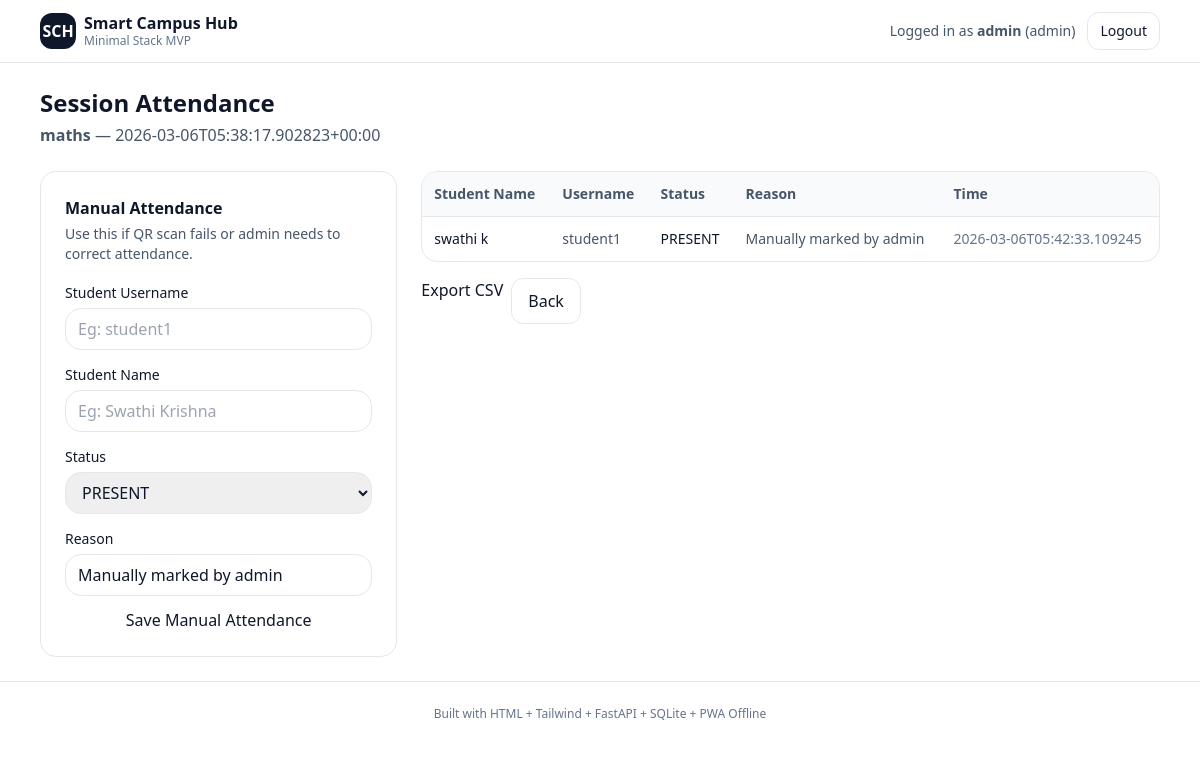
The app's page /admin/attendance/session/dbf6e5f9-a04e-4ebd-8d57-a05784db1bdd (signed in) with its own data.
### tables this page shows
CREATE TABLE attendance_sessions (
          id TEXT PRIMARY KEY,
          class_name TEXT NOT NULL,
          start_iso TEXT NOT NULL,
          end_iso TEXT NOT NULL,
          created_iso TEXT NOT NULL,
          token TEXT NOT NULL,
          center_lat REAL NOT NULL,
          center_lng REAL NOT NULL,
          radius_m REAL NOT NULL
        );

CREATE TABLE attendance_marks (
          id INTEGER PRIMARY KEY AUTOINCREMENT,
          session_id TEXT NOT NULL,
          student_username TEXT NOT NULL,
          student_name TEXT NOT NULL,
          status TEXT NOT NULL,
          reason TEXT,
          marked_iso TEXT NOT NULL
        );

### main.py (the view)
@app.get("/admin/attendance/session/{session_id}")
def admin_session_detail(request: Request, session_id: str):
    u = require_role(request, "admin")
    sess = db.get_session(session_id)
    if not sess:
        raise HTTPException(status_code=404, detail="Session not found")
    marks = db.list_marks_for_session(session_id)
    return templates.TemplateResponse(
        "admin_sessions_detail.html",
        {
            "request": request,
            "user": u,
            "sess": sess,
            "marks": marks
        }
    )

### templates/admin_sessions_detail.html (shortened to what this page needs)
{% extends "layout.html" %}
{% block content %}
<h1 class="text-2xl font-semibold">Session Attendance</h1>
<p class="text-slate-600 mt-1"><b>{{ sess.class_name }}</b> — {{ sess.created_iso }}</p>
<div class="grid lg:grid-cols-3 gap-6 mt-6">
  <div class="rounded-2xl border p-6">
    <h2 class="font-semibold">Manual Attendance</h2>
    <p class="text-sm text-slate-600 mt-1">Use this if QR scan fails or admin needs to correct attendance.</p>
    <form method="post" action="/admin/attendance/session/{{ sess.id }}/manual-mark" class="mt-4 grid gap-3">
      <div>
        <label class="text-sm font-medium">Student Username</label>
        <input
          type="text"
          name="student_username"
          class="mt-1 w-full rounded-2xl border px-3 py-2"
          placeholder="Eg: student1"
          required
        >
      </div>
      <div>
        <label class="text-sm font-medium">Student Name</label>
        <input
          type="text"
          name="student_name"
          class="mt-1 w-full rounded-2xl border px-3 py-2"
          placeholder="Eg: Swathi Krishna"
          required
        >
      </div>
      <div>
        <label class="text-sm font-medium">Status</label>
        <select name="status" class="mt-1 w-full rounded-2xl border px-3 py-2" required>
          <option value="PRESENT">PRESENT</option>
        </select>
      </div>
      <div>
        <label class="text-sm font-medium">Reason</label>
        <input
          type="text"
          name="reason"
          class="mt-1 w-full rounded-2xl border px-3 py-2"
          placeholder="Eg: Manual correction by staff"
          value="Manually marked by admin"
        >
      </div>
      <button type="submit" class="btnPrimary">Save Manual Attendance</button>
    </form>
  </div>
  <div class="lg:col-span-2">
    <div class="rounded-2xl border overflow-hidden">
      <table class="w-full text-sm">
        <thead class="bg-slate-50 text-slate-600">
          <tr>
            <th class="p-3 text-left">Student Name</th>
            <th class="p-3 text-left">Username</th>
            <th class="p-3 text-left">Status</th>
            <th class="p-3 text-left">Reason</th>
            <th class="p-3 text-left">Time</th>
          </tr>
        </thead>
        <tbody>
          {% for m in marks %}
          <tr class="border-t">
            <td class="p-3">{{ m.student_name }}</td>
            <td class="p-3 text-slate-600">{{ m.student_username }}</td>
            <td class="p-3">
              {% if m.status == 'PRESENT' %}
                <span class="badge badgeGreen">PRESENT</span>
              {% elif m.status == 'OD' %}
                <span class="badge bg-blue-50 text-blue-700 border border-blue-200">OD</span>
              {% else %}
                <span class="badge badgeRed">{{ m.status }}</span>
              {% endif %}
            </td>
            <td class="p-3 text-slate-600">{{ m.reason }}</td>
            <td class="p-3 text-slate-500">{{ m.marked_iso }}</td>
          </tr>
          {% endfor %}
        </tbody>
      </table>
    </div>
    <div class="mt-4 flex gap-2">
      <a class="btnPrimary" href="/admin/attendance/export/{{ sess.id }}">Export CSV</a>
      <a class="px-4 py-2.5 rounded-xl border hover:bg-slate-50" href="/admin/attendance/sessions">Back</a>
    </div>
  </div>
</div>
{% endblock %}

### static/styles.css (style rules this page uses)
.btnPrimary { @apply inline-flex items-center gap-2 rounded-xl bg-slate-900 text-white px-4 py-2.5 hover:bg-slate-800 transition; }
.badge { @apply inline-flex items-center px-2 py-1 rounded-lg text-xs font-medium; }
.badgeGreen { @apply bg-green-50 text-green-700 border border-green-200; }

### records on screen
attendance_sessions: class_name "maths", created_iso "2026-03-06T05:38:17.902823+00:00"
attendance_marks: student_name "swathi k", student_username "student1", status "PRESENT", reason "Manually marked by admin", marked_iso "2026-03-06T05:42:33.109245"

### other values on screen
{{ user.username }} "admin"
{{ user.role }} "admin"
